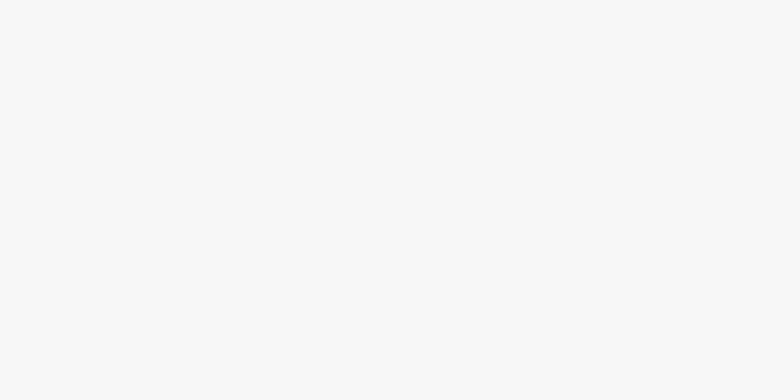
Frame 1 (no input)
Frame 60 (no input): identical to frame 1, image omitted
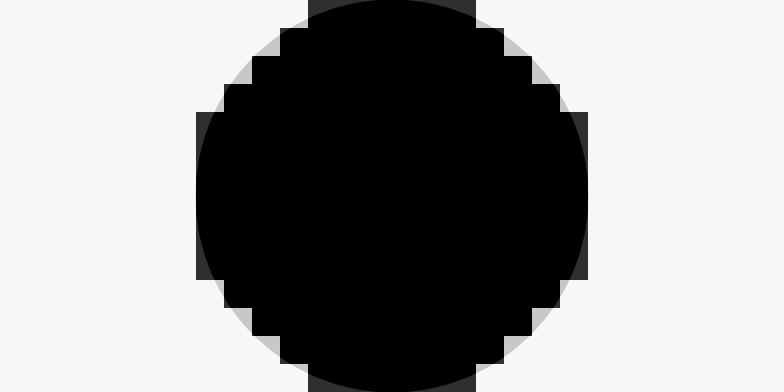
Frame 120 (the mouse pressed at the canvas centre since frame 60)

The p5.js sketch that drew these frames (run headless with seeded random() and noise() and a simulated clock; from frame 60 on, the mouse is pressed at the canvas centre):

// p5.js sketch
// ── sketch.js
function setup() {
	createCanvas(28 * 28, 14 * 28);
	// noLoop()
}

function draw() {
	background(220);
	fill('black')
	stroke('black')
	ellipse(mouseX, mouseY, mouseX)

	let width_out = 28;
	let height_out = 14;

	rasterized_brightnesses = rasterize(width, height, width_out, height_out);
	draw_rasterized_image(rasterized_brightnesses, width_out);
}

function rasterize(width_in, height_in, width_out, height_out) {
	/**
	 * calculate the avarage brightness in each section of the canvas
	 * 
	 * width_in: width of canvas
	 * height_in: height of the canvas
	 * width_out: width of the output image (ncols in the flip dot display)
	 * 
	 * return: 1D array of brightnesses
	 */

	let pixels_per_col_out = int(width_in / width_out);
	// height_out = min(height_out, int(height_in / pixels_per_col_out));

	loadPixels();
	let pd = pixelDensity();
	// background(240);

	// create an array to store the brightnesses
	let rasterized_brightnesses = []
	for (let i = 0; i < height_out * width_out; i++) {
		rasterized_brightnesses.push(0);
	}

	// calculate the 'total' brightness
	noStroke();
	for (let y_out = 0; y_out < height_out; y_out++) {
		for (let x_out = 0; x_out < width_out; x_out++) {
			// fill(0, 0, 0, 254)
			// ellipse(x_out * pixels_per_col_out, y_out * pixels_per_col_out, 1);
			for (let x = 0; x < pixels_per_col_out; x ++) {
				for (let y = 0; y < pixels_per_col_out; y ++) {
					let index = (x + x_out * pixels_per_col_out + (y + y_out * pixels_per_col_out) * width_in * pd) * 4 * pd;
					let r = pixels[index] / 255;
					let g = pixels[index + 1] / 255;
					let b = pixels[index + 2] / 255;
					let a = pixels[index + 3] / 255;

					// fill(r*255, g*255, b*255, 254)
					// ellipse(x + x_out * pixels_per_col_out, y + y_out * pixels_per_col_out, 1);

					let brightness = (0.2126*r + 0.7152*g + 0.0722*b);

					rasterized_brightnesses[y_out * width_out + x_out] += brightness;
				}
			}
		}
	}

	// calculate the average brightness
	for (let i = 0; i < height_out * width_out; i++) {
		rasterized_brightnesses[i] = round(rasterized_brightnesses[i] / (pixels_per_col_out * pixels_per_col_out));
		
	}

	return rasterized_brightnesses;

}

function draw_rasterized_image(rasterized_brightnesses, width_out) {
	/**
	 * draw the rasterized image
	 * 
	 * rasterized_brightnesses: 1D array of brightnesses
	 * width_out: width of the output image (ncols in the flip dot display)
	 */

	let pixels_per_col_out = int(width / width_out);

	for (let i = 0; i < rasterized_brightnesses.length; i++) {
		let row = int(i / width_out);
		let col = i % width_out;
		fill(rasterized_brightnesses[i] * 255, 200);
		rect(col * pixels_per_col_out, row * pixels_per_col_out, pixels_per_col_out);
	}
}
